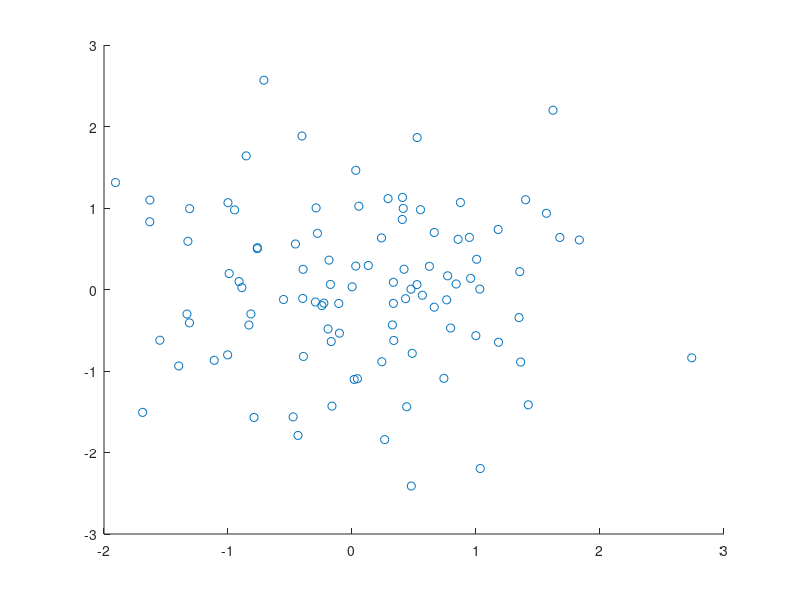
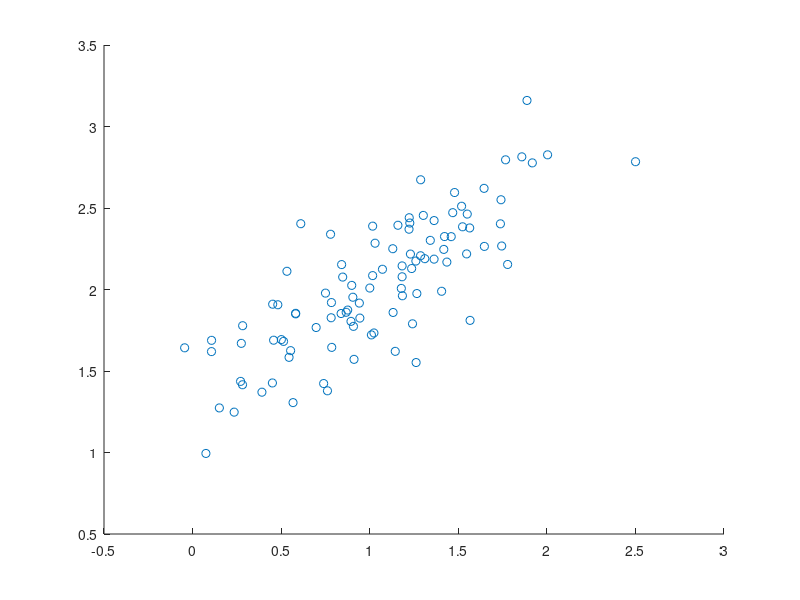
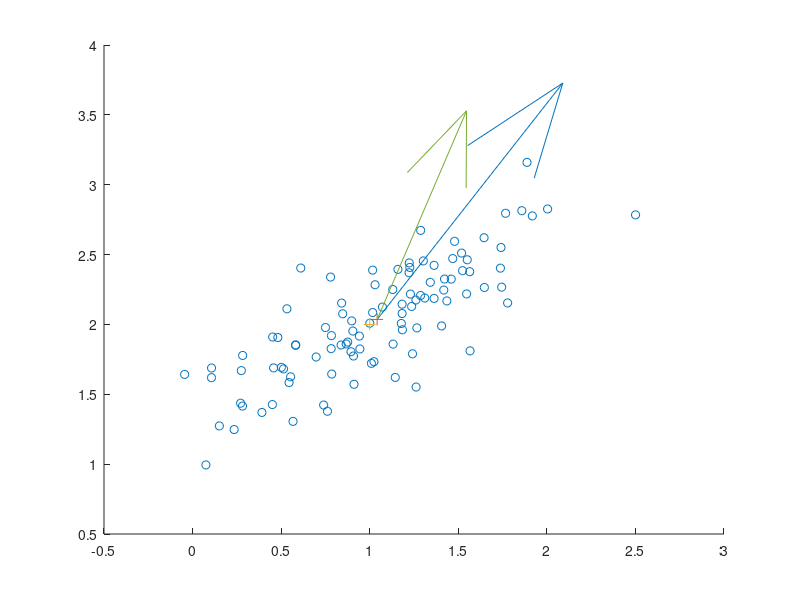

MATLAB code for these plots, in order:
mu = [1;2];
cov = [0.3, 0.2 ; 0.2, 0.2];

L = chol(cov,'lower');
z = randn(2,100);

y = bsxfun(@plus,mu,L * z);

figure(1)
scatter(z(1,:),z(2,:))
figure(2)
scatter(y(1,:),y(2,:))

figure(3)
clf;
hold on

scatter(y(1,:),y(2,:),'cyan')

my1 = mean(y(1,:));
my2 = mean(y(2,:));
scatter(my1,my2,72,'blue','+')
scatter(1,2,72,'red','+')

mu = [my1 ; my2];

ynew = bsxfun(@minus,y,mu) * bsxfun(@minus,y,mu)';
ycov = ynew / 100;

[v,d] = eig(ycov);

sv1 = mu + sqrt(d(1,1)) * v(:,1);
sv2 = mu + sqrt(d(2,2)) * v(:,2);



quiver(mu(1,1),mu(2,1),sv1(1,1),sv1(2,1));
quiver(mu(1,1),mu(2,1),sv2(1,1),sv2(2,1));

%plot(sv1)
%plot(sv2)

hold off
